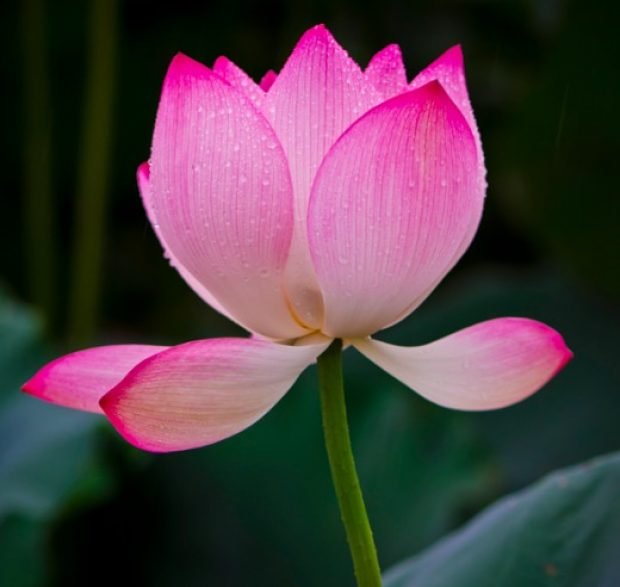
#> input picture picture.jpg, 620 x 587 px
$ python cv.py   (older library calls are emulated)
#> lines starting #> are read from the running program, lines starting #| are printed output that depends on the picture; after the words box and inside, x2 and y2 are one past the last pixel; in counts of white or black regions, pixels touching at a corner belong together
#!/bin/python
from scipy.misc import imread, imsave
from scipy.signal import medfilt
from matplotlib.colors import rgb_to_hsv, hsv_to_rgb
from numpy import array, sum as summ, copy, uint8, ceil, log2, empty, log10, hypot
from numpy.random import rand
from numpy.fft import fftn, fftshift, ifftn
#from time import time

pic = imread('picture.jpg')
#> pic is the input picture: shape (587, 620, 3); mean R, G, B 79.3, 61.2, 68.5

def gray(img):
	bland = rgb_to_hsv(img)
	bland[:, :, 1] = 0
	return hsv_to_rgb(bland)[:, :, 0]

def isGray(img):
	return img.shape == (img.shape[0], img.shape[1])

# Homework 1

def mirrorH(img):
	return img[:, ::-1]

def mirrorV(img):
	return img[::-1]

def flip(img):
	return mirrorV(mirrorH(img))

def interpolate(img, y, x):
	"""Bilinearly interpolates a pixel from the image"""
	pixel = []
	y1 = int(y)
	x1 = int(x)
	yRatio = y - y1
	xRatio = x - x1
	y2 = min(y1 + 1, img.shape[0] - 1)
	x2 = min(x1 + 1, img.shape[1] - 1)
	for z in range(img.shape[2]):
		bl = img[y1, x1, z]
		br = img[y1, x2, z]
		tl = img[y2, x1, z]
		tr = img[y2, x2, z]
		b = xRatio * br + (1 - xRatio) * bl
		t = xRatio * tr + (1 - xRatio) * tl
		mid = yRatio * t + (1 - yRatio) * b
		pixel.append(int(mid + 0.5))
	return pixel

def smallRBig(img, k=.5):
	"""k - scaling factor; any float, large sizes take longer but do work"""
#> called with k = 0.5
	if isGray(img):
		bigimg = empty((int(img.shape[0] * k), int(img.shape[1] * k)), dtype=uint8)
	else:
		bigimg = empty((int(img.shape[0] * k), int(img.shape[1] * k), img.shape[2]), dtype=uint8)
#> bigimg: shape (293, 310, 3); every value is 0
	for y in range(bigimg.shape[0]):
		for x in range(bigimg.shape[1]):
			bigimg[y, x] = interpolate(img, y / k, x / k)
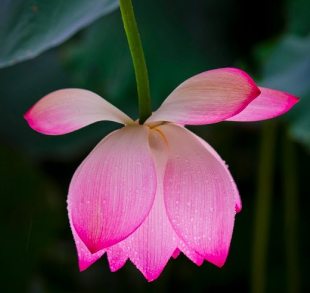
#> bigimg: shape (293, 310, 3); mean of channels 0, 1, 2 79.4, 61.4, 68.6; drawn as R, G, B
	return bigimg

imsave('picture1.jpg', smallRBig(flip(pic)))

# Homework 2
pink = (300, 60)

def keepColor(img, hues):
#> called with hues = (300, 60)
	singled = rgb_to_hsv(img)
#> singled: shape (587, 620, 3) float32; mean of channels 0, 1, 2 0.5, 0.7, 93
	h0, h1 = hues
	h0 /= 360
	h1 /= 360
	hue = singled[:, :, 0]
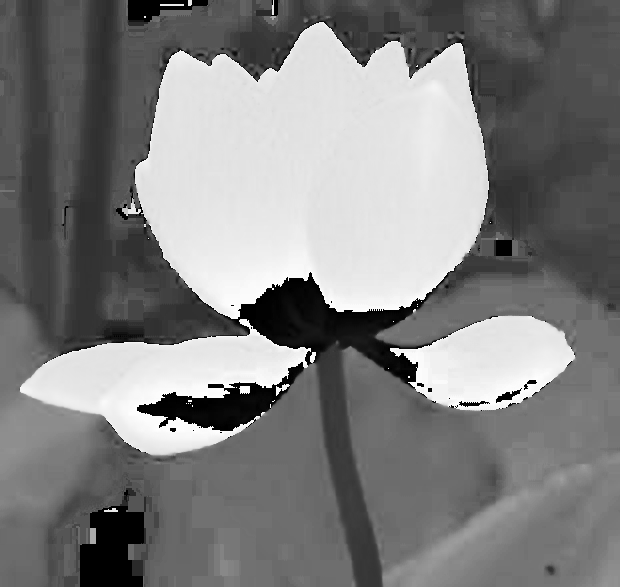
#> hue: shape (587, 620) float32; min 0, max 0.998, mean 0.503
	bland = copy(singled)
	bland[:, :, 1] = 0
#> bland: shape (587, 620, 3) float32; mean of channels 0, 1, 2 0.5, 0, 93
	if h0 < h1: # Normal
		singled[hue < h0] = bland[hue < h0]
		singled[hue > h1] = bland[hue > h1]
	elif h0 == h1: # Single hue
		singled[hue != h0] = bland[hue != h0]
	else: # Wrap around
		bland[hue < h1] = singled[hue < h1]
#> bland: shape (587, 620, 3) float32; mean of channels 0, 1, 2 0.5, 0, 93
		bland[hue > h0] = singled[hue > h0]
#> bland: shape (587, 620, 3) float32; mean of channels 0, 1, 2 0.5, 0.2, 93
		return hsv_to_rgb(bland)
	return hsv_to_rgb(singled)

imsave('picture2.jpg', keepColor(pic, pink))

# Homework 3
kernel = array([[-1, 0, 1], [-2, 0, 2], [-1, 0, 1]])

def saltNPepper(img, salt=.025, pepper=.025):
	noisy = copy(img)
	mask = rand(noisy.shape[0], noisy.shape[1])
	noisy[mask < pepper] = 0
	noisy[mask > 1 - salt] = 255
	return noisy

def median(img):
	return medfilt(img).astype(uint8)

def mkEdge(img):
	"""Adds a matching, single-pixel border"""
	if isGray(img):
		more = empty((img.shape[0] + 2, img.shape[1] + 2), dtype=uint8)
	else:
		more = empty((img.shape[0] + 2, img.shape[1] + 2, img.shape[2]), dtype=uint8)
	more[1:-1, 1:-1] = img # Middle
	more[:, 0:1] = more[:, 1:2] # Left
	more[:, -1:] = more[:, -2:-1] # Right
	more[0:1] = more[1:2] # Top
	more[-1:] = more[-2:-1] # Bottom
	return more

def rmEdge(img):
	"""Removes a single-pixel border"""
	return img[1:-1, 1:-1]

def sobel(img):
	if img.shape != (img.shape[0], img.shape[1]):
		img = gray(img)
#> in gray, `bland = rgb_to_hsv(img)`: bland: shape (587, 620, 3) float32; mean of channels 0, 1, 2 0.1, 0.2, 82.9
#> in gray, `bland[:, :, 1] = 0`: bland: shape (587, 620, 3) float32; mean of channels 0, 1, 2 0.1, 0, 82.9
#> in gray, `return hsv_to_rgb(bland)[:, :, 0]`:
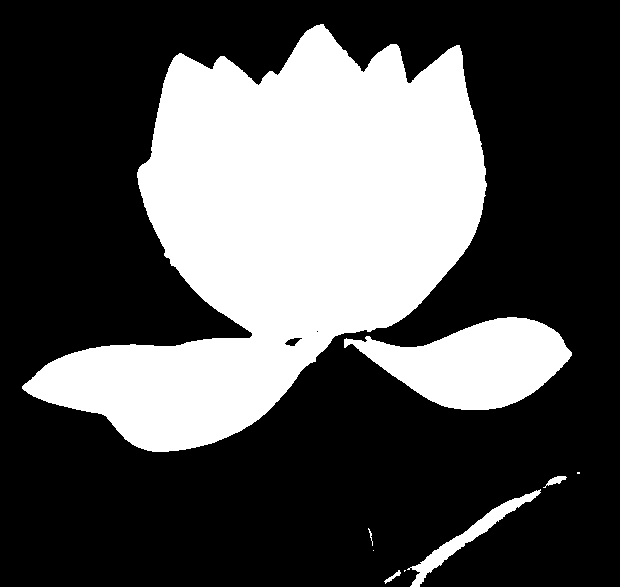
#> returned value: shape (587, 620) float32; 32.4% white; 9 white regions (3 under 20 px), largest, box (x1, y1, x2, y2) and area: (22, 24, 487, 452) 103618, (344, 317, 572, 410) 12410, (407, 489, 541, 587) 1832, (543, 476, 567, 488) 115, (384, 570, 401, 584) 67, (368, 528, 373, 546) 25
	edgy = empty((img.shape[0] - 1, img.shape[1] - 1))
	for y in range(1, edgy.shape[0] - 2):
		for x in range(1, edgy.shape[1] - 2):
			chunk = img[y - 1:y + 2, x - 1:x + 2]
			Gx = summ(chunk * kernel)
			Gy = summ(chunk * kernel.T)
			edgy[y - 1, x - 1] = hypot(Gx, Gy)
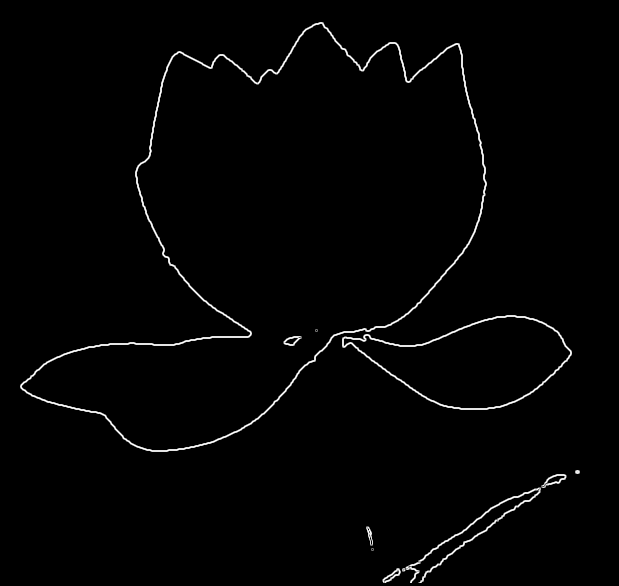
#> edgy: shape (586, 619) float64; min 0, max 1140.4, mean 16.2; drawn with min black and max white
	return edgy * .05891866913123844731977818853974
#> returned value: shape (586, 619) float64

def threshold(img, th=127):
	thresh = copy(img)
	thresh[img < th] = 0
	thresh[img >= th] = 255
	return thresh

imsave('picture3a.jpg', sobel(threshold(pic)))
imsave('picture3b.jpg', median(saltNPepper(gray(pic))))
#> in saltNPepper, `noisy[mask > 1 - salt] = 255`:
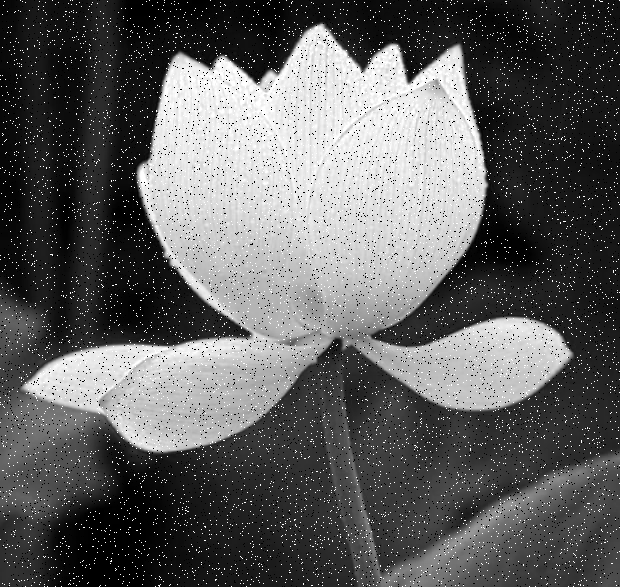
#> noisy: shape (587, 620) float32; min 0, max 255, mean 94.7

# Homework 4

def ceilPow2(x):
	"""Rounds up to the nearest power of two"""
	return 1 << int(ceil(log2(x)))

def makeSqr(img):
	"""Make an image square for an FFT"""
	square = []
	taller = img.shape[0] > img.shape[1]
	# Side of the square image
	s = ceilPow2(img.shape[0]) if taller else ceilPow2(img.shape[1])
	if isGray(img):
		square = empty((s, s), dtype=uint8)
	else:
		square = empty((s, s, img.shape[2]), dtype=uint8)
	# Copy the OG once
	square[:img.shape[0], :img.shape[1]] = img
	if taller:
		i = img.shape[1]
		# Copy it vertically, once
		square[img.shape[0]:, :img.shape[1]] = img[:s - img.shape[0]]
		j = s - img.shape[1]
		# Copy it horizontally until you reach the end
		while i < j:
			square[:, i:i + img.shape[1]] = square[:, :img.shape[1]]
			i += img.shape[1]
		square[:, i:] = square[:, :s - i]
	else:
		i = img.shape[0]
		# Ditto horizontally, once
		square[:i, img.shape[1]:] = img[:, :s - img.shape[1]]
		j = s - img.shape[0]
		# Ditto vertically until the end
		while i < j:
			square[i:i + img.shape[0]] = square[:img.shape[0]]
			i += img.shape[0]
		square[i:] = square[:s - i]
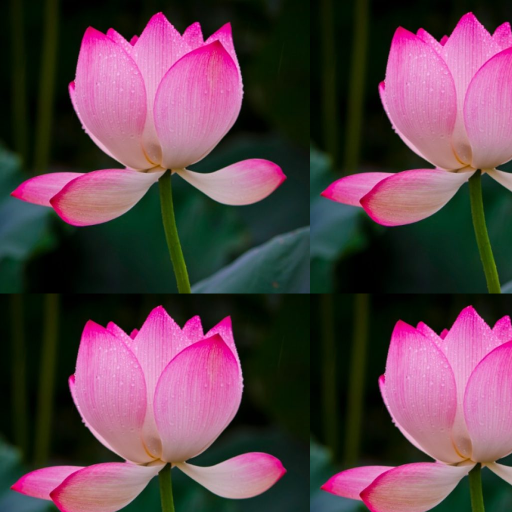
#> square: shape (1024, 1024, 3) (shown at 1/2 size); mean R, G, B 92.1, 64.6, 75.6
	return square

def pic2fft(img):
	return fftn(makeSqr(img).astype(float))

def viewFft(imgfft):
	imgfft[imgfft == 0] = .0001
	return (20 * log10(abs(fftshift(imgfft)))).astype(uint8)

def lowFat(imgfft, ro, p=2):
	"""
	Apply Butterworth low-pass filter
	ro - cutoff frequency
	p - order
	"""
#> called with imgfft = array of shape (1024, 1024, 3), ro = 100, p = 1
	smooth = empty(imgfft.shape)
	for v in range(imgfft.shape[0]):
		for u in range(imgfft.shape[1]):
			smooth[v][u] = 1 / (1 + (hypot(v, u) / ro) ** (p << 1))
	half = smooth.shape[1] >> 1
	smooth[:, half:] = mirrorH(smooth)[:, half:]
	half = smooth.shape[0] >> 1
	smooth[half:] = mirrorV(smooth)[half:]
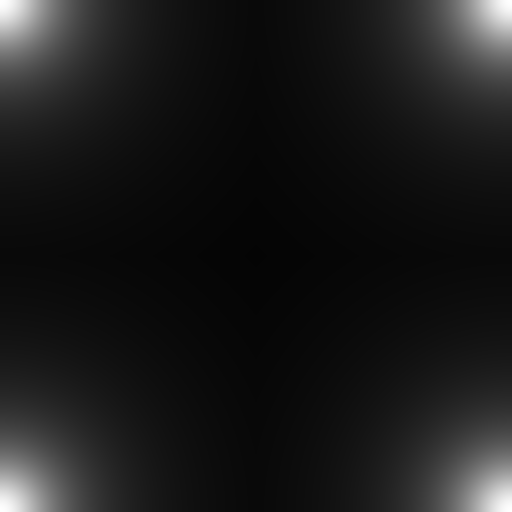
#> smooth: shape (1024, 1024, 3) float64 (shown at 1/2 size); min 0.0188, max 1, mean 0.106
	# fftshift() ain't just for FFTs :)
	#imsave('picture3.jpg', fftshift(smooth * 255).astype(uint8))
	return smooth * imgfft

def fft2pic(imgfft, ogshape):
#> called with imgfft = array of shape (1024, 1024, 3), ogshape = (587, 620, 3)
	return ifftn(imgfft).real.astype(uint8)[:ogshape[0], :ogshape[1]]
#> returned value: shape (587, 620, 3)

def applyLowFat(img, ro, p=2):
	return fft2pic(lowFat(pic2fft(img), ro, p), img.shape)

imsave('picture4.jpg', applyLowFat(pic, 100, 1))
